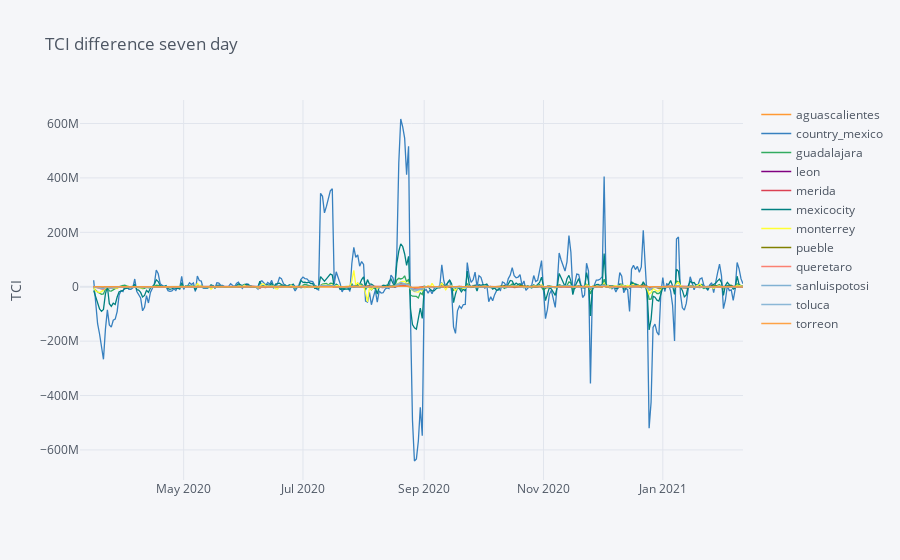

Write notebook code for a chart like this one.
### Code cell
df_sel[['date', 'diff_7day', 'region_slug']] \
    .pivot(index='date', columns='region_slug', values='diff_7day') \
    .iplot(
    #theme='custom',
    yTitle='TCI',
    title='TCI difference seven day',
)

### Figure 1 — Plotly figure (JSON) as saved in the notebook; plotly's stock layout.template omitted (floating-point values rounded to 4 significant figures; data arrays with more than 128 entries replaced by an {"elided": "..."} marker saying what was removed)
{"data": [{"line": {"color": "rgba(255, 153, 51, 1.0)", "dash": "solid", "shape": "linear", "width": 1.3}, "mode": "lines", "name": "aguascalientes", "text": "", "type": "scatter", "x": {"elided": "340 str values"}, "y": {"elided": "340 mixed values"}}, {"line": {"color": "rgba(55, 128, 191, 1.0)", "dash": "solid", "shape": "linear", "width": 1.3}, "mode": "lines", "name": "country_mexico", "text": "", "type": "scatter", "x": {"elided": "340 str values"}, "y": {"elided": "340 mixed values"}}, {"line": {"color": "rgba(50, 171, 96, 1.0)", "dash": "solid", "shape": "linear", "width": 1.3}, "mode": "lines", "name": "guadalajara", "text": "", "type": "scatter", "x": {"elided": "340 str values"}, "y": {"elided": "340 mixed values"}}, {"line": {"color": "rgba(128, 0, 128, 1.0)", "dash": "solid", "shape": "linear", "width": 1.3}, "mode": "lines", "name": "leon", "text": "", "type": "scatter", "x": {"elided": "340 str values"}, "y": {"elided": "340 mixed values"}}, {"line": {"color": "rgba(219, 64, 82, 1.0)", "dash": "solid", "shape": "linear", "width": 1.3}, "mode": "lines", "name": "merida", "text": "", "type": "scatter", "x": {"elided": "340 str values"}, "y": {"elided": "340 mixed values"}}, {"line": {"color": "rgba(0, 128, 128, 1.0)", "dash": "solid", "shape": "linear", "width": 1.3}, "mode": "lines", "name": "mexicocity", "text": "", "type": "scatter", "x": {"elided": "340 str values"}, "y": {"elided": "340 mixed values"}}, {"line": {"color": "rgba(255, 255, 51, 1.0)", "dash": "solid", "shape": "linear", "width": 1.3}, "mode": "lines", "name": "monterrey", "text": "", "type": "scatter", "x": {"elided": "340 str values"}, "y": {"elided": "340 mixed values"}}, {"line": {"color": "rgba(128, 128, 0, 1.0)", "dash": "solid", "shape": "linear", "width": 1.3}, "mode": "lines", "name": "pueble", "text": "", "type": "scatter", "x": {"elided": "340 str values"}, "y": {"elided": "340 mixed values"}}, {"line": {"color": "rgba(251, 128, 114, 1.0)", "dash": "solid", "shape": "linear", "width": 1.3}, "mode": "lines", "name": "queretaro", "text": "", "type": "scatter", "x": {"elided": "340 str values"}, "y": {"elided": "340 mixed values"}}, {"line": {"color": "rgba(128, 177, 211, 1.0)", "dash": "solid", "shape": "linear", "width": 1.3}, "mode": "lines", "name": "sanluispotosi", "text": "", "type": "scatter", "x": {"elided": "340 str values"}, "y": {"elided": "340 mixed values"}}, {"line": {"color": "rgba(128, 177, 211, 0.8999999999999999)", "dash": "solid", "shape": "linear", "width": 1.3}, "mode": "lines", "name": "toluca", "text": "", "type": "scatter", "x": {"elided": "340 str values"}, "y": {"elided": "340 mixed values"}}, {"line": {"color": "rgba(255, 153, 51, 0.8999999999999999)", "dash": "solid", "shape": "linear", "width": 1.3}, "mode": "lines", "name": "torreon", "text": "", "type": "scatter", "x": {"elided": "340 str values"}, "y": {"elided": "340 mixed values"}}], "layout": {"legend": {"bgcolor": "#F5F6F9", "font": {"color": "#4D5663"}}, "paper_bgcolor": "#F5F6F9", "plot_bgcolor": "#F5F6F9", "title": {"font": {"color": "#4D5663"}, "text": "TCI difference seven day"}, "xaxis": {"gridcolor": "#E1E5ED", "showgrid": true, "tickfont": {"color": "#4D5663"}, "title": {"font": {"color": "#4D5663"}, "text": ""}, "zerolinecolor": "#E1E5ED"}, "yaxis": {"gridcolor": "#E1E5ED", "showgrid": true, "tickfont": {"color": "#4D5663"}, "title": {"font": {"color": "#4D5663"}, "text": "TCI"}, "zerolinecolor": "#E1E5ED"}}}
